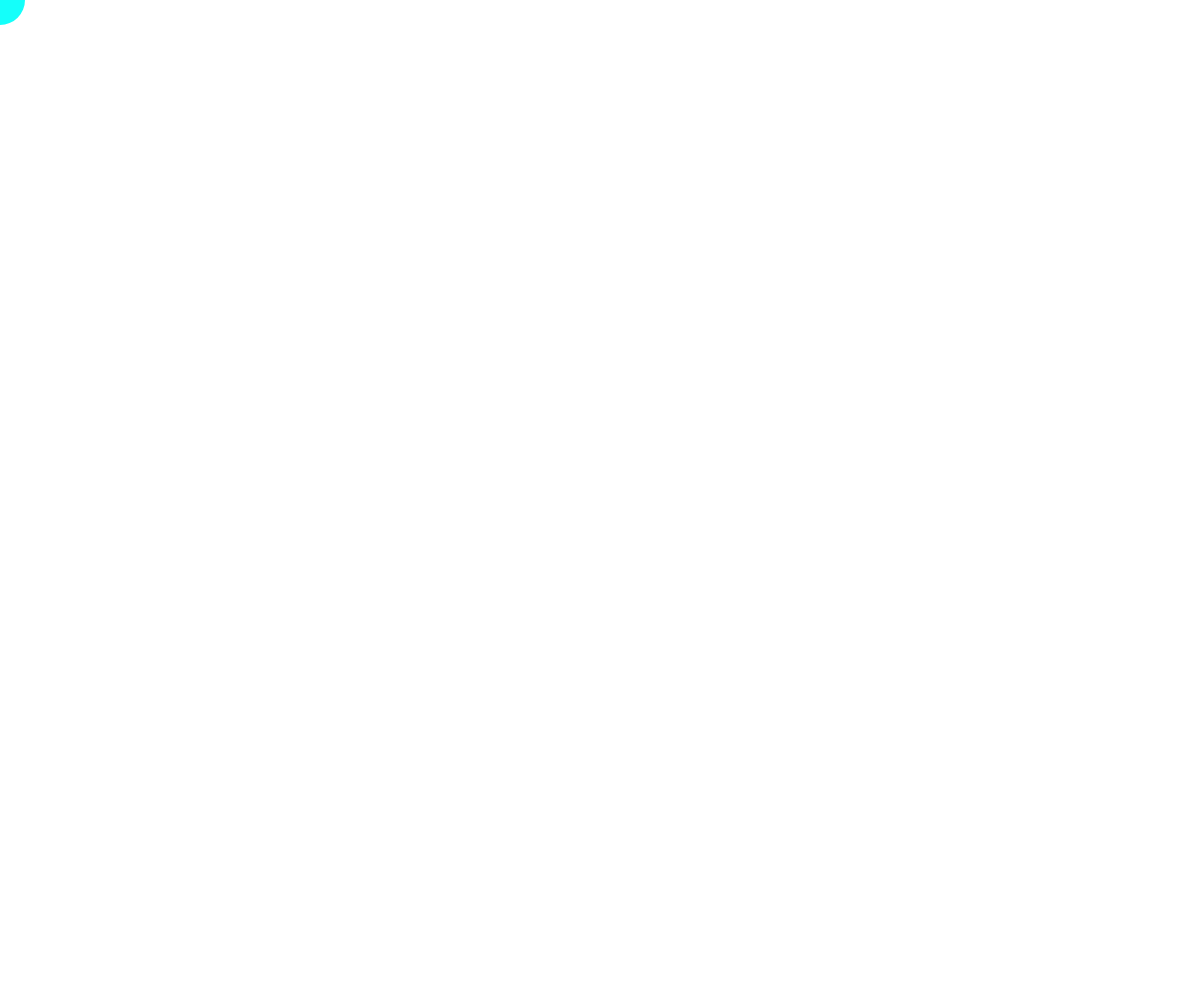
Frame 1 (no input)
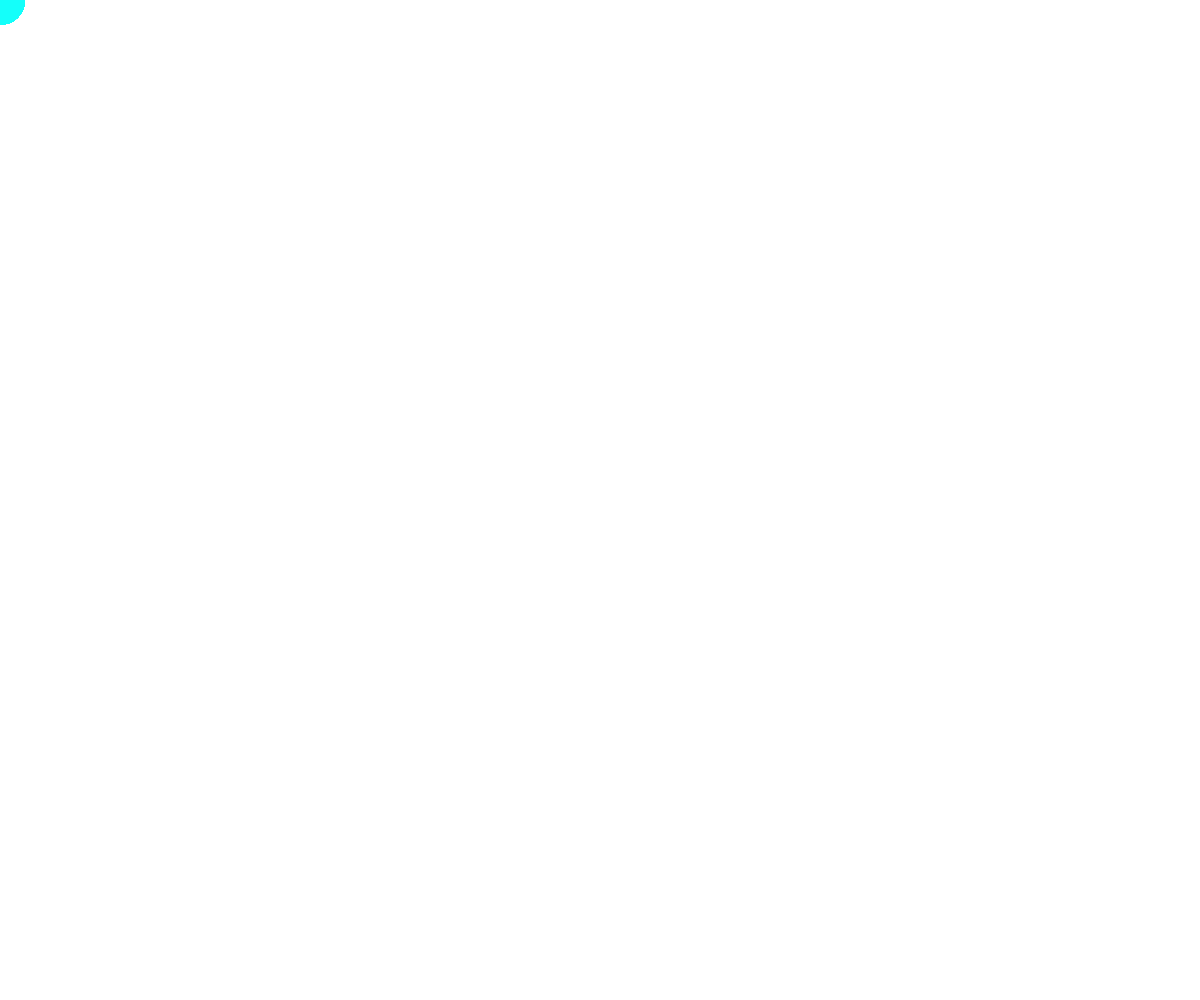
Frame 60 (no input)
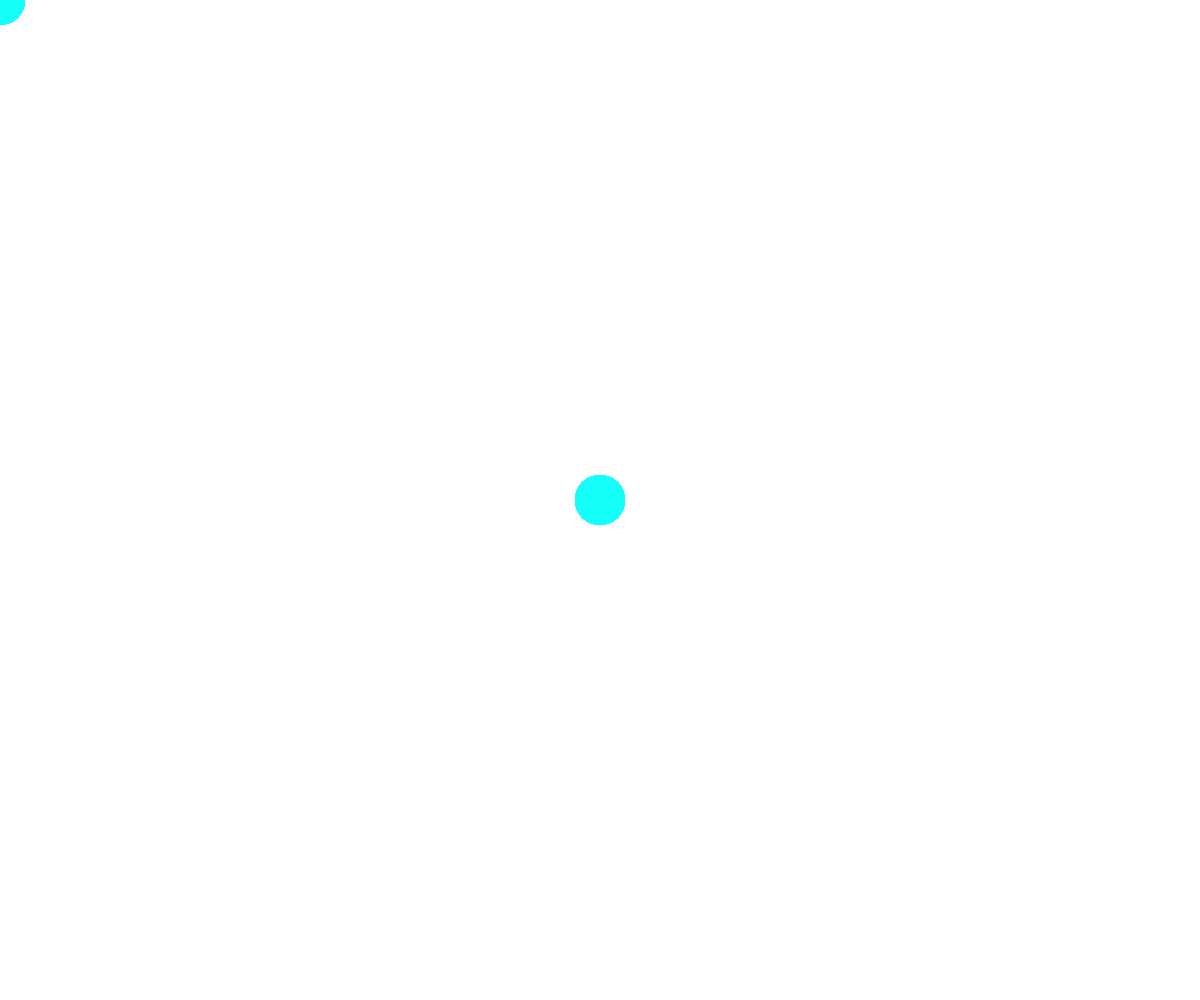
Frame 120 (the mouse pressed at the canvas centre since frame 60)

The p5.js sketch that drew these frames (run headless with seeded random() and noise() and a simulated clock; from frame 60 on, the mouse is pressed at the canvas centre):

// p5.js sketch
// ── sketch.js
// the "oblique stategy" was: Allow an easement (an easement is the abandonment of a stricture). 
// I abandoned the stricture of clicking the mouse to change the color/radius of the brush.
// in this sketch, the brush will change on its own every 2 seconds 

let dotColor;
let dotRad = 50;

//set the switch interval to change the pattern every 1 second
var switchInterval = 2000;
var timeOfLastSwitch = 0;

function setup() {
  createCanvas(windowWidth, windowHeight);
  dotColor = color(20, 255, 250);
  noStroke();
  //initialize the timer 
  timeStarted = millis();
}

function draw() { 
  
  fill(dotColor);
  ellipse(mouseX, mouseY, dotRad, dotRad);

  //check to see if the switch interval time has lapsed 
  if (millis() - timeOfLastSwitch > switchInterval) {
    
    //switch the color of the circle 
    let r = noise(frameRate() / 300, millis() / 300) * 200;
    let g = noise(millis() / 300) * 200;
    let b = 230;
    dotColor = color(r, g, b);
    //switch the radius of the circle 
    dotRad = noise(millis() / 400) * 100;
    
    print("change");
    
    //after it switches, reset the time of last switch to the current time  
    timeOfLastSwitch = millis();
  }
  
  console.log(dotColor);
}

//resize the canvas when the browswer window is resized 
function windowResized() {
  resizeCanvas(windowWidth, windowHeight);
}
